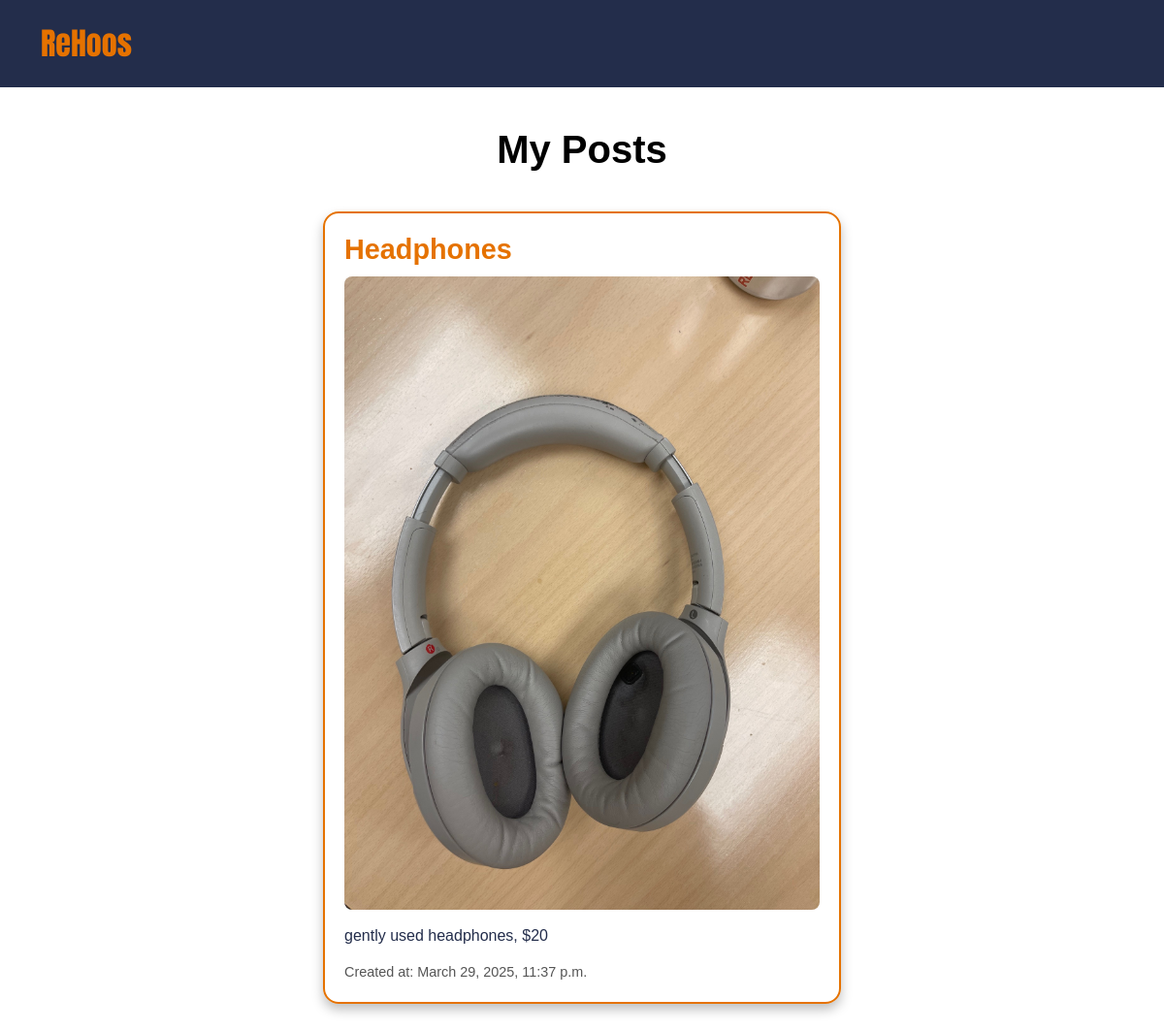
Screenshot of /my-posts/ (signed in) with the database file from the repository.
### posts/models.py (models this page shows, shortened)
class Post(models.Model):
    title = models.CharField(max_length=100)
    content = models.TextField()
    image = models.ImageField(upload_to='post_images/', blank=True, null=True)
    author = models.ForeignKey(User, on_delete=models.CASCADE)
    created_at = models.DateTimeField(auto_now_add=True)

### posts/views.py (the view)
# urls.py: path('my-posts/', views.user_posts, name='user_posts'),
@login_required
def user_posts(request):
    posts = Post.objects.filter(author=request.user)
    return render(request, 'user_posts.html', {'posts': posts})

### posts/templates/user_posts.html (shortened to what this page needs)
{% extends 'base.html' %}
{% block content %}
<div class="container">
    <h2 class="section-header">My Posts</h2>
    {% if posts %}
        <div class="row">
            {% for post in posts %}
                <div class="col-md-6 offset-md-3">
                    <div class="post-card">
                        <h3 class="post-title">{{ post.title }}</h3>
                        {% if post.image %}
                            <img src="{{ post.image.url }}" alt="{{ post.title }}" class="post-image">
                        {% endif %}
                        <p class="post-content">{{ post.content }}</p>
                        <div class="post-date">Created at: {{ post.created_at }}</div>
                    </div>
                </div>
            {% endfor %}
        </div>
    {% else %}
        <p class="text-center">You have no posts yet.</p>
    {% endif %}
</div>
{% endblock %}

### posts/templates/user_posts.html (style rules this page uses)
body { background: url("https://news.virginia.edu/sites/default/files/uva_east_rotunda_sunset.jpg") no-repeat center center fixed; background-size: cover; font-family: 'Poppins', sans-serif; color: rgb(0, 0, 0); }
.section-header { text-align: center; font-size: 2.5rem; font-weight: bold; margin-bottom: 40px; color: #000000; margin-top: 40px; }
.post-card { background-color: rgba(255, 255, 255, 0.95); color: #232D4B; border: 2px solid #E57200; border-radius: 16px; padding: 20px; margin-bottom: 30px; box-shadow: 0 6px 12px rgba(0, 0, 0, 0.25); transition: transform 0.2s ease; }
.post-title { font-size: 1.8rem; font-weight: bold; color: #E57200; margin-bottom: 10px; }
.post-content { font-size: 1rem; margin-bottom: 15px; }
.post-image { max-width: 100%; height: auto; border-radius: 8px; margin-bottom: 15px; }
.post-date { font-size: 0.9rem; color: #555; }

### rows the page displays
Post: title "Headphones", image (picture), content "gently used headphones, $20", created_at "March 29, 2025, 11:37 p.m."
